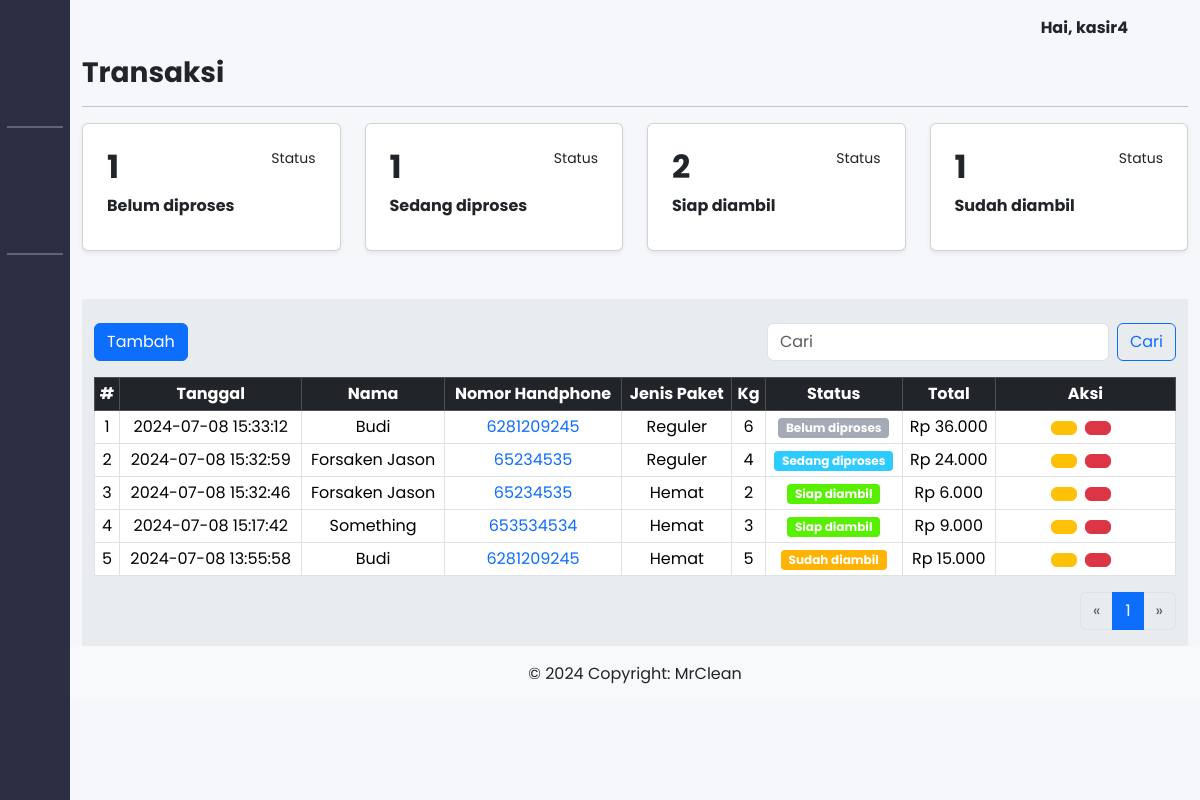
The app's page /cashier/transaction.php (signed in) with its own data.
### tables this page shows
CREATE TABLE `transaction` (
  `id` int(11) NOT NULL,
  `user_id` int(11) DEFAULT NULL,
  `customer_id` int(11) DEFAULT NULL,
  `packet_id` int(11) DEFAULT NULL,
  `weight` int(11) DEFAULT NULL,
  `status` enum('Belum diproses','Sedang diproses','Siap diambil','Sudah diambil') NOT NULL DEFAULT 'Belum diproses',
  `discount` int(11) NOT NULL DEFAULT 0,
  `amount` int(11) DEFAULT NULL,
  `created_at` timestamp NOT NULL DEFAULT current_timestamp(),
  `updated_at` datetime DEFAULT current_timestamp() ON UPDATE current_timestamp()
);

CREATE TABLE `customer` (
  `id` int(11) NOT NULL,
  `user_id` int(11) NOT NULL,
  `name` varchar(255) NOT NULL,
  `phone_number` bigint(20) NOT NULL,
  `address` varchar(255) NOT NULL,
  `is_deleted` tinyint(1) NOT NULL,
  `created_at` timestamp NOT NULL DEFAULT current_timestamp(),
  `updated_at` timestamp NOT NULL DEFAULT current_timestamp() ON UPDATE current_timestamp(),
  `gender` enum('Laki-laki','Perempuan') NOT NULL
);

CREATE TABLE `packet` (
  `id` int(11) NOT NULL,
  `user_id` int(11) NOT NULL,
  `name` varchar(255) NOT NULL,
  `estimation` varchar(255) DEFAULT NULL,
  `price` int(11) DEFAULT NULL,
  `description` text NOT NULL,
  `is_deleted` tinyint(1) NOT NULL,
  `created_at` timestamp NOT NULL DEFAULT current_timestamp(),
  `updated_at` date NOT NULL DEFAULT current_timestamp()
);

CREATE TABLE `profil_company` (
  `id` int(11) NOT NULL,
  `name_company` varchar(50) NOT NULL,
  `about` text NOT NULL,
  `vision` text NOT NULL,
  `mission` text NOT NULL,
  `banner_img` varchar(100) NOT NULL,
  `about_img` varchar(100) NOT NULL,
  `phone_number` varchar(20) NOT NULL,
  `email` varchar(250) NOT NULL,
  `city` varchar(50) NOT NULL,
  `district` varchar(50) NOT NULL,
  `street` varchar(100) NOT NULL,
  `postal_code` int(11) NOT NULL,
  `url_map` varchar(255) NOT NULL
);

### cashier/transaction.php (the view, shortened to what this page needs)
<?php
include '../includes/db_connect.php';
?>
<!DOCTYPE html>
<html lang="en">
<head>
  <link rel="stylesheet" href="/laundry/bootstrap-5.3.3-dist/css/bootstrap.min.css" />
  <link rel="stylesheet" href="../assets/css/style.css" />
  <link href="https://cdn.lineicons.com/4.0/lineicons.css" rel="stylesheet" />
</head>
<body>
  <div class="wrapper">
    <?php
    include_once("../includes/sidebarCashier.php");
    ?>
    <div class="main">
      <?php
      include_once("../includes/navbar.php");
      ?>
      <main class="content">
        <div class="container">
          <div class="h3 fw-bold">Transaksi</div>
          <hr />
          <?php
          $queryPending = "SELECT COUNT(*) AS total_pending FROM transaction WHERE status = 'Belum diproses'";
          $queryProcessing = "SELECT COUNT(*) AS total_processing FROM transaction WHERE status = 'Sedang diproses'";
          $queryReady = "SELECT COUNT(*) AS total_ready FROM transaction WHERE status = 'Siap diambil'";
          $queryCompleted = "SELECT COUNT(*) AS total_completed FROM transaction WHERE status = 'Sudah diambil'";
          $resultPending = mysqli_query($db, $queryPending);
          $totalPending = mysqli_fetch_assoc($resultPending)['total_pending'];
          $resultProcessing = mysqli_query($db, $queryProcessing);
          $totalProcessing = mysqli_fetch_assoc($resultProcessing)['total_processing'];
          $resultReady = mysqli_query($db, $queryReady);
          $totalReady = mysqli_fetch_assoc($resultReady)['total_ready'];
          $resultCompleted = mysqli_query($db, $queryCompleted);
          $totalCompleted = mysqli_fetch_assoc($resultCompleted)['total_completed'];
          ?>
          <div class="row mb-5">
            <div class="col-sm-3">
              <div class="card shadow-sm">
                <div class="card-body m-2">
                  <div class="d-flex justify-content-between">
                    <h2 class="card-text fw-bold"><?php echo $totalPending; ?></h2>
                    <p class="small align-items-center align-items-end">
                      Status
                    </p>
                  </div>
                  <p class="card-title fw-bold">Belum diproses</p>
                </div>
              </div>
            </div>
            <div class="col-sm-3">
              <div class="card shadow-sm">
                <div class="card-body m-2">
                  <div class="d-flex justify-content-between">
                    <h2 class="card-text fw-bold"><?php echo $totalProcessing; ?></h2>
                    <p class="small align-items-center align-items-end">
                      Status
                    </p>
                  </div>
                  <p class="card-title fw-bold">Sedang diproses</p>
                </div>
              </div>
            </div>
            <div class="col-sm-3">
              <div class="card shadow-sm">
                <div class="card-body m-2">
                  <div class="d-flex justify-content-between">
                    <h2 class="card-text fw-bold"><?php echo $totalReady; ?></h2>
                    <p class="small align-items-center align-items-end">
                      Status
                    </p>
                  </div>
                  <p class="card-title fw-bold">Siap diambil</p>
                </div>
              </div>
            </div>
            <div class="col-sm-3">
              <div class="card shadow-sm">
                <div class="card-body m-2">
                  <div class="d-flex justify-content-between">
                    <h2 class="card-text fw-bold"><?php echo $totalCompleted; ?></h2>
                    <p class="small align-items-center align-items-end">
                      Status
                    </p>
                  </div>
                  <p class="card-title fw-bold">Sudah diambil</p>
                </div>
              </div>
            </div>
          </div>
          <div class="table-responsive pt-4 bg-body-secondary container-fluid">
            <div class="d-flex justify-content-between mb-3">
              <button type="button" class="btn btn-primary" data-bs-toggle="modal" data-bs-target="#modalForm">
                <span>Tambah</span>
              </button>
              <form class="d-flex" role="search" method="GET" action="">
                <input class="form-control me-2" type="search" name="search" placeholder="Cari" aria-label="Search" value="<?php echo isset($_GET['search']) ? $_GET['search'] : ''; ?>" />
                <button class="btn btn-outline-primary" type="submit">
                  Cari
                </button>
              </form>
            </div>
            <div class="table-responsive">
              <table class="table table-sm table-bordered text-center">
                <thead class="table-dark">
                  <tr>
                    <th scope="col">#</th>
                    <th scope="col">Tanggal</th>
                    <th scope="col">Nama</th>
                    <th scope="col">Nomor Handphone</th>
                    <th scope="col">Jenis Paket</th>
                    <th scope="col">Kg</th>
                    <th scope="col">Status</th>
                    <th scope="col">Total</th>
                    <th scope="col">Aksi</th>
                  </tr>
                </thead>
                <tbody>
                  <?php
                  $perPage = 10;
                  $page = isset($_GET['page']) ? (int)$_GET['page'] : 1;
                  $start = ($page - 1) * $perPage;
                  $search = isset($_GET['search']) ? mysqli_real_escape_string($db, $_GET['search']) : '';
                  $searchQuery = $search ? "AND (c.name LIKE '%$search%' OR c.phone_number LIKE '%$search%' OR p.name LIKE '%$search%' OR t.status LIKE '%$search%')" : '';
                  $getAllTransaction = "SELECT
                              t.id,
                              t.created_at,
                              t.amount,
                              p.name AS packet_name,
                              t.status,
                              c.name AS customer_name,
                              c.phone_number AS customer_phone,
                              t.weight
                            FROM
                              transaction t
                            JOIN
                              packet p ON t.packet_id = p.id
                            JOIN
                              customer c ON t.customer_id = c.id
                            WHERE
                              1=1
                              $searchQuery
                            ORDER BY
                              t.created_at DESC
                            LIMIT $start, $perPage";
                  $queryTransaction = mysqli_query($db, $getAllTransaction);
                  $no = $start + 1;
                  while ($transaction = mysqli_fetch_array($queryTransaction)) {
                    $statusClass = '';
                    switch ($transaction['status']) {
                      case 'Belum diproses':
                        $statusClass = 'status-belum-diproses';
                        break;
                      case 'Sedang diproses':
                        $statusClass = 'status-sedang-diproses';
                        break;
                      case 'Siap diambil':
                        $statusClass = 'status-siap-diambil';
                        break;
                      case 'Sudah diambil':
                        $statusClass = 'status-sudah-diambil';
                        break;
                    }
                    echo "<tr class='align-middle'>";
                    echo "<td>" . $no++ . "</td>";
                    echo "<td>" . $transaction['created_at'] . "</td>";
                    echo "<td>" . $transaction['customer_name'] . "</td>";
                    echo "<td><a class='link-offset-2 link-offset-3-hover link-underline link-underline-opacity-0 link-underline-opacity-75-hover' data-number='" . $transaction['customer_phone'] . "' data-name='" . $transaction['customer_name'] . "' href='#' onclick='send_handle(this)'>" . $transaction['customer_phone'] . "</a></td>";
                    echo "<td>" . $transaction['packet_name'] . "</td>";
                    echo "<td>" . $transaction['weight'] . "</td>";
                    echo "<td><span class='status-badge " . $statusClass . "'>" . $transaction['status'] . "</span></td>";
                    echo "<td class='price'>" . $transaction['amount'] . "</td>";
                    echo "<td class='col-2'>";
                    echo "<button class='btn me-2 btn-warning' data-bs-toggle='modal' data-bs-target='#modalEditStatus' data-id='" . $transaction['id'] . "' data-status='" . $transaction['status'] . "'><i class='lni lni-pencil-alt'></i></button>";
                    echo "<a class='btn me-2 btn-danger' href='#' onclick='confirmDelete(" . $transaction['id'] . ", \"" . $transaction['customer_name'] . "\")'><i class='lni lni-remove-file'></i></a>";
                    echo "</td>";
                    echo "</tr>";
                  }
                  ?>
                </tbody>
              </table>
            </div>
            <?php
            $totalTransactionsQuery = "SELECT COUNT(*) AS total_transactions FROM transaction t
                                          JOIN customer c  ON t.customer_id = c.id
                                          JOIN packet p ON t.packet_id = p.id
                                          WHERE 1=1 $searchQuery";
            $totalTransactionsResult = mysqli_query($db, $totalTransactionsQuery);
            $totalTransactions = mysqli_fetch_assoc($totalTransactionsResult)['total_transactions'];
            $totalPages = ceil($totalTransactions / $perPage);
            ?>
            <nav aria-label="Page navigation example">
              <ul class="pagination justify-content-end">
                <?php if ($page > 1) : ?>
                  <li class="page-item">
                    <a class="page-link" href="?page=<?php echo $page - 1; ?>&search=<?php echo $search; ?>" aria-label="Previous">
                      <span aria-hidden="true">&laquo;</span>
                    </a>
                  </li>
                <?php else : ?>
                  <li class="page-item disabled">
                    <a class="page-link" href="#" aria-label="Previous">
                      <span aria-hidden="true">&laquo;</span>
                    </a>
                  </li>
                <?php endif; ?>
                <?php for ($i = 1; $i <= $totalPages; $i++) : ?>
                  <li class="page-item <?php echo ($i == $page) ? 'active' : ''; ?>">
                    <a class="page-link" href="?page=<?php echo $i; ?>&search=<?php echo $search; ?>"><?php echo $i; ?></a>
                  </li>
                <?php endfor; ?>
                <?php if ($page < $totalPages) : ?>
                  <li class="page-item">
                    <a class="page-link" href="?page=<?php echo $page + 1; ?>&search=<?php echo $search; ?>" aria-label="Next">
                      <span aria-hidden="true">&raquo;</span>
                    </a>
                  </li>
                <?php else : ?>
                  <li class="page-item disabled">
                    <a class="page-link" href="#" aria-label="Next">
                      <span aria-hidden="true">&raquo;</span>
                    </a>
                  </li>
                <?php endif; ?>
              </ul>
            </nav>
          </div>
        </div>
      </main>
      <?php
      include_once("../includes/footer.php");
      ?>
    </div>
  </div>
</body>
</html>

### includes/footer.php
<?php
 $sqlLaundry = "SELECT name_company FROM profil_company WHERE id = 1";
 $queryLaundry = $db->query($sqlLaundry);
 $laundry = $queryLaundry->fetch_assoc();
 ?>
<footer class="bg-body-tertiary text-center text-lg-start">
  <div class="text-center p-3"">
   © 2024 Copyright:
   <a class=" text-body" href=""><?php echo htmlspecialchars($laundry['name_company']); ?></a>
  </div>
</footer>
<footer id="footer" class="footer">
</footer>

### assets/css/style.css (style rules this page uses)
a { text-decoration: none; }
li { list-style: none; }
body { font-family: 'Poppins', sans-serif; }
.wrapper { display: flex; }
.main { display: flex; flex-direction: column; min-height: 100vh; width: 100%; overflow: hidden; transition: all 0.35s ease-in-out; background-color: #f5f7fa; min-width: 0; }
.footer { position: fixed; height: 25px; bottom: 0; width: 100%; }
.status-badge { display: inline-block; padding: 0.35em 0.65em; font-size: 75%; font-weight: 700; line-height: 1; color: #fff; text-align: center; white-space: nowrap; vertical-align: baseline; border-radius: 0.25rem; }
.status-belum-diproses { background-color: #a4abb6; }
.status-sedang-diproses { background-color: #2dccff; }
.status-siap-diambil { background-color: #56f000; }
.status-sudah-diambil { background-color: #ffb302; }

### cashier/transaction.php (style rules this page uses)
.status-badge { display: inline-block; padding: 0.35em 0.65em; font-size: 75%; font-weight: 700; line-height: 1; color: #fff; text-align: center; white-space: nowrap; vertical-align: baseline; border-radius: 0.25rem; outline-color: black; }
.status-belum-diproses { background-color: #a4abb6; }
.status-sedang-diproses { background-color: #2dccff; }
.status-siap-diambil { background-color: #56f000; }
.status-sudah-diambil { background-color: #ffb302; }

### records on screen
transaction: created_at "2024-07-08 15:33:12", customer.name "Budi", customer.phone_number "6281209245", packet.name "Reguler", weight "6", status "Belum diproses"
transaction: created_at "2024-07-08 15:32:59", customer.name "Forsaken Jason", customer.phone_number "65234535", packet.name "Reguler", weight "4", status "Sedang diproses"
transaction: created_at "2024-07-08 15:32:46", customer.name "Forsaken Jason", customer.phone_number "65234535", packet.name "Hemat", weight "2", status "Siap diambil"
transaction: created_at "2024-07-08 15:17:42", customer.name "Something", customer.phone_number "653534534", packet.name "Hemat", weight "3", status "Siap diambil"
transaction: created_at "2024-07-08 13:55:58", customer.name "Budi", customer.phone_number "6281209245", packet.name "Hemat", weight "5", status "Sudah diambil"
profil_company: name_company "MrClean"

### other values on screen
$username "kasir4"
$totalPending "1"
$totalProcessing "1"
$totalReady "2"
$totalCompleted "1"
